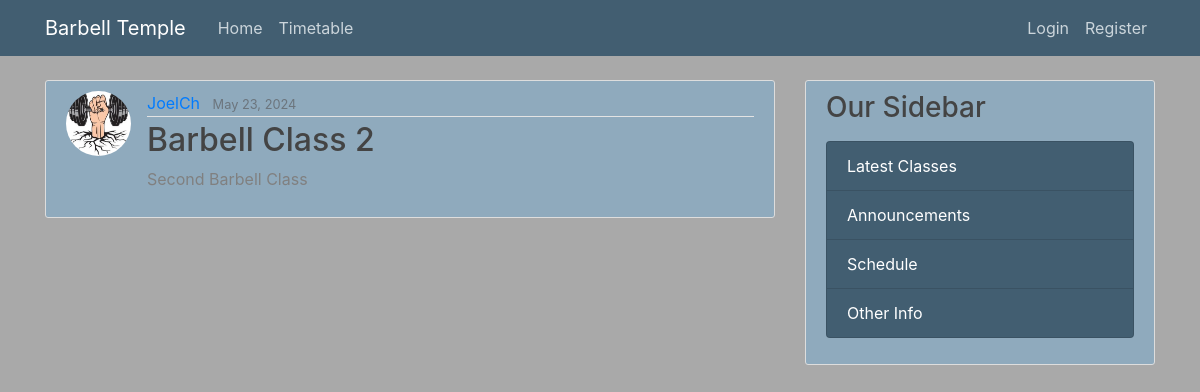
Page /barbellclass/2 on the committed database.
### barbell_classes/models.py (models this page shows, shortened)
class BarbellClass(models.Model):
    title = models.CharField(max_length=100)
    content = models.TextField()
    date_posted = models.DateTimeField(default=timezone.now)
    author = models.ForeignKey(User, on_delete=models.CASCADE)

### users/models.py (models this page shows, shortened)
class Profile(models.Model):
    user = models.OneToOneField(User, on_delete=models.CASCADE)
    image = models.ImageField(default='default.jpg', upload_to='profile_pictures')

### barbell_classes/views.py (the view)
# urls.py: path('barbellclass/<int:pk>', BarbellClassDetailView.as_view(), name='barbellclass-detail'),
class BarbellClassDetailView(DetailView):
    model = BarbellClass

### barbell_classes/templates/barbell_classes/barbellclass_detail.html (shortened to what this page needs)
{% extends "barbell_classes/base.html" %}
{% block content %}
    <article class="media content-section">
        <img class="rounded-circle article-img" src="{{ object.author.profile.image.url }}">
        <div class="media-body">
            <div class="article-metadata">
                <a class="mr-2" href="#">{{ object.author }}</a>
                <small class="text-muted">{{ object.date_posted|date:"F d, Y" }}</small>
            </div>
            <h2 class="article-title">{{ object.title }}</h2>
            <p class="article-content">{{ object.content }}</p>
        </div>
    </article>
{% endblock content %}

### barbell_classes/static/barbell_classes/main.css (style rules this page uses)
body { background: gray; color: gray; background-color: darkgray; margin-top: 5rem; }
h1, h2, h3, h4, h5, h6 { color: #444444; }
.content-section { background: #8faabd; padding: 10px 20px; border: 1px solid #dddddd; border-radius: 3px; margin-bottom: 20px; }
.article-title { color: #444444; }
.article-content { white-space: pre-line; }
.article-img { height: 65px; width: 65px; margin-right: 16px; }
.article-metadata { padding-bottom: 1px; margin-bottom: 4px; border-bottom: 1px solid #e3e3e3 }

### rows in the picture
BarbellClass: author.profile.image (picture), author "JoelCh", date_posted "May 23, 2024", title "Barbell Class 2", content "Second Barbell Class"
